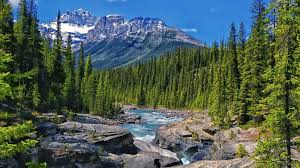
#> input picture hw/hw1/images/mountain.jpg, 300 x 168 px
$ jupyter execute --allow-errors hw1_start.ipynb
#> lines starting #> are read from the running program, lines starting #| are printed output that depends on the picture; long printed decimals are rounded
## Homework 1 Solutions
### CSCI 4270 / 6270
### Due: January 19, 2024

[cell 1]
import cv2
import numpy as np
from matplotlib import pyplot as plt
import math

[cell 2]
def read_image(image_filepath: str, convert_to_grayscale:bool=False) -> np.ndarray | None:
  """
  Given an images filepath, image_filepath, read in the image as provided or convert to grayscale iff convert_to_grayscale is True

  Args:
    image_filepath (str): Relative filepath to specified image
    convert_to_grayscale (booL) = False: When True, converts given image to grayscale

  Returns:
    np.array | None -> Provides image in matrix form, otherwise is None if an error occured
  """
  image: np.ndarray | None = cv2.imread(image_filepath)
  if (image is None): return None
  if (convert_to_grayscale): image = cv2.cvtColor(image, cv2.COLOR_RGB2GRAY)
  image = cv2.cvtColor(image, cv2.COLOR_BGR2RGB)
  return image

def display_image(image: np.ndarray) -> None:
  """
  Shows provided image, as is, without any axes

  Args:
    image (np.ndarray): Image to display
  """
  plt.figure()
  print(image.shape)
  plt.axis("off")
  plt.imshow(image)
  plt.show()

### Image Reading Test

[cell 3]
mountain_filepath: str = './images/mountain.jpg'
mountain_image: np.ndarray = read_image(image_filepath=mountain_filepath)
#> in read_image, image is the input picture: shape (168, 300, 3); mean B, G, R 87.4, 95.8, 79
display_image(image=mountain_image)
#| (168, 300, 3)
mountain_image_grayscaled: np.ndarray = read_image(image_filepath=mountain_filepath, convert_to_grayscale=True)
display_image(image=mountain_image_grayscaled)
#| (168, 300, 3)
print(mountain_image.shape)
#| (168, 300, 3)
# print(mountain_image)

## Problem 1

[cell 4]
def center_crop_image_to_square(image: np.ndarray) -> np.ndarray:
  """
  Given {image}, we crop along the larger dimension and use the difference of the dimensions // 2 and remove that amount from both ends of the dimension. Resulting in a cropped image, shaped as a square

  Args:
    image (np.ndarray): Image to be cropped

  Returns:
    np.ndarray -> given image centered cropped into a aquare
  """
  y_max, x_max, _= image.shape
  dim_difference: int = y_max - x_max
  cropped_image: np.ndarray

  if (dim_difference > 0): # Crop along y dimension
    cropped_image = image[dim_difference // 2:y_max - (dim_difference // 2),:,:]
  else: # Crop along x dimension
    dim_difference = np.abs(dim_difference)
    cropped_image = image[:,dim_difference // 2:x_max - (dim_difference // 2),:]
  return cropped_image


def resize_image(image: np.ndarray, shape: tuple[int]) -> np.ndarray:
  """
  Resizes given {image} into {shape}

  Args:
    image (np.ndarray): Image to be resized
    shape (tuple[int]): New shape for image

  Returns:
    np.ndarray -> {image} with shape {shape}
  """
  return cv2.resize(src=image, dsize=shape)


def rotate_image(image: np.ndarray, angle: int = 90):
  """
  Takes given {image} and rotates it {angle} degrees

  Args:
    image (np.ndarray): Image to be rotated
    angle (int): Angle for given image to be rotated
      Options: -90,90,180,270

  Returns:
    np.ndarray -> image rotated {angle} degrees clockwise
  """
  rotated_image: np.ndarray
  if (angle == 90): rotated_image = np.transpose(image, (1,0,2))[:,::-1,:]
  elif (angle == 180): rotated_image = image[::-1,:,:]
  elif (angle == 270 or angle == -90): rotated_image = np.transpose(image, (1,0,2))[::-1,:,:]
  else:
    print("Angle not supported, output is original image")
    rotated_image = image
  return rotated_image


def create_checkerboard_image(image: np.ndarray, n: int) -> np.ndarray:
  """
  Creates a checkboard of {image} repeated n times using np.tile()

  Args:
    image (np.ndarray): Image to be repeated
    n (int): How many times to repeat image

  Returns:
    np.ndarray -> image repeated n times in checkerboard pattern
  """
  return np.tile(image, (n,n,1))

[cell 5]
mountain_image_cropped: np.ndarray = center_crop_image_to_square(image=mountain_image)
mountain_image_rs: np.ndarray = resize_image(image=mountain_image_cropped, shape=(100,100))
print(mountain_image_rs.shape)
#| (100, 100, 3)

display_image(image=rotate_image(image=mountain_image_rs))
#| (100, 100, 3)
display_image(image=rotate_image(image=mountain_image_rs, angle=180))
#| (100, 100, 3)
display_image(image=rotate_image(image=mountain_image_rs, angle=270))
#| (100, 100, 3)
display_image(image=create_checkerboard_image(image=mountain_image_rs, n=2))
#| (200, 200, 3)

a,b,c,d = mountain_image_rs, rotate_image(image=mountain_image_rs), rotate_image(image=mountain_image_rs, angle=270), rotate_image(image=mountain_image_rs, angle=180)
top = np.concatenate((a,b), axis=1)
bot = np.concatenate((c,d), axis=1)
grid_image: np.ndarray = np.concatenate((top, bot), axis=0)

display_image(image=grid_image)
#| (200, 200, 3)

[cell 6]
eagle_image: np.ndarray = read_image(image_filepath='./images/eagle.jpg')
#> call 3 of read_image, with image_filepath = './images/eagle.jpg', convert_to_grayscale = False
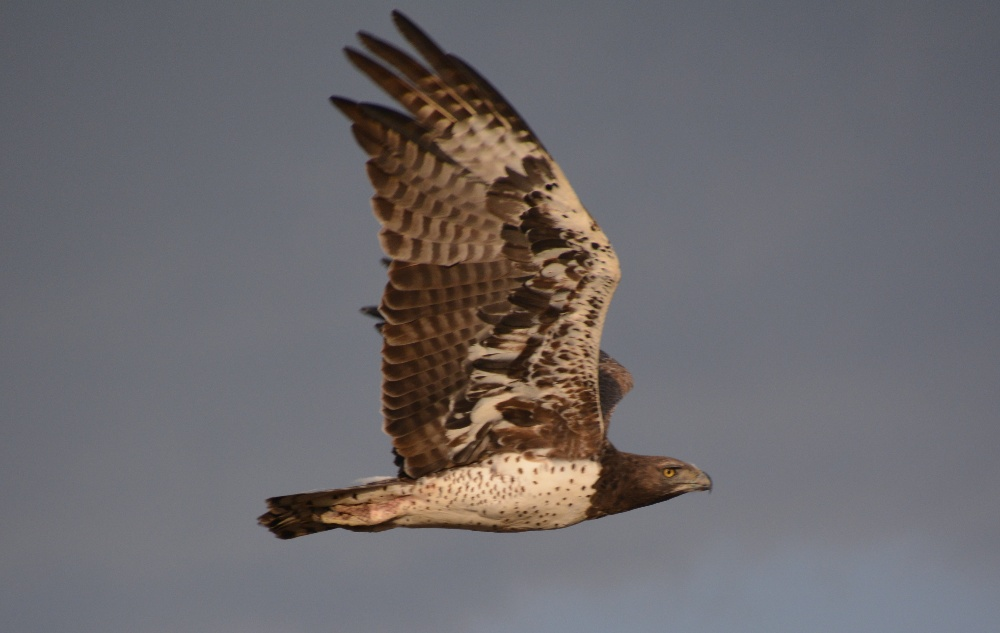
#> input picture hw/hw1/images/eagle.jpg, 1000 x 633 px
#> in read_image, image is the input picture: shape (633, 1000, 3); mean B, G, R 108, 105.2, 108.3
eagle_image_cropped: np.ndarray = center_crop_image_to_square(image=eagle_image)
eagle_image_rs: np.ndarray = resize_image(image=eagle_image_cropped, shape=(100,100))
print(eagle_image_rs.shape)
#| (100, 100, 3)

display_image(image=eagle_image)
#| (633, 1000, 3)
display_image(image=rotate_image(image=eagle_image_rs))
#| (100, 100, 3)
display_image(image=rotate_image(image=eagle_image_rs, angle=180))
#| (100, 100, 3)
display_image(image=rotate_image(image=eagle_image_rs, angle=270))
#| (100, 100, 3)
display_image(image=create_checkerboard_image(image=eagle_image_rs, n=2))
#| (200, 200, 3)

a,b,c,d = eagle_image_rs, rotate_image(image=eagle_image_rs), rotate_image(image=eagle_image_rs, angle=270), rotate_image(image=eagle_image_rs, angle=180)
top = np.concatenate((a,b), axis=1)
bot = np.concatenate((c,d), axis=1)
grid_image: np.ndarray = np.concatenate((top, bot), axis=0)

display_image(image=grid_image)
#| (200, 200, 3)

[cell 7]
def p1_checker(image_filepath:str , m: int, n: int) -> tuple[np.ndarray, tuple[int]]:
  """
  Takes in an image, image_filepath, and creates a checkerboard pattern with four quadrants:
    - Q1: Scales image by 2, stretching image call it im'
    - Q2: im' rotated clockwise 90deg
    - Q3: im' rotated counterclockwise 90deg
    - Q4: im' upside down or reflected across x-axis

  Args:
    image_filepath (str): Relative path to given image for processing
    m (int): Scaling factor
    n (int): Scaling factor

  Returns:
    tuple[np.ndarray,tuple[int]] -> checkerboard image and d-dimensional tuple representing the shape of the image
  """
  image: np.ndarray = read_image(image_filepath=image_filepath)
  cropped_image: np.ndarray = center_crop_image_to_square(image=image)
  cropped_image_rs: np.ndarray = resize_image(image=cropped_image, shape= (m,m))

  image_cw: np.ndarray = rotate_image(image=cropped_image_rs)
  image_ud: np.ndarray = rotate_image(image=cropped_image_rs, angle=180)
  image_ccw: np.ndarray = rotate_image(image=cropped_image_rs, angle=270)

  top_row: np.ndarray = np.concatenate((cropped_image_rs, image_cw), axis=1)
  bottom_row: np.ndarray = np.concatenate((image_ccw, image_ud), axis=1)
  grid_image: np.ndarray = np.concatenate((top_row, bottom_row), axis=0)
  checkerboard_image: np.ndarray = create_checkerboard_image(image=grid_image, n=n)

  print(f"Final shape is {checkerboard_image.shape}")
  display_image(image=checkerboard_image)

  return checkerboard_image, checkerboard_image.shape

[cell 8]
# Output
p1_checker('./images/mountain.jpg',100,2)
#> call 3 of create_checkerboard_image, with n = 2
#> in create_checkerboard_image (call 3), `return np.tile(image, (n,n,1))`:
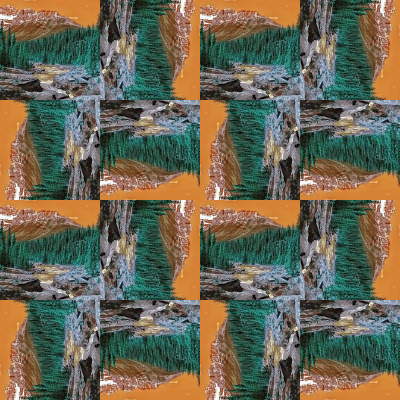
#> returned value: shape (400, 400, 3); mean of channels 0, 1, 2 83.7, 102.9, 107.2; drawn as B, G, R
#| Final shape is (400, 400, 3)
#| (400, 400, 3)

[cell 9]
fn = './images/mountain.jpg'
#> fn = './images/mountain.jpg'
m = 100
n = 2

p1_checker(fn, m, n)
#| Final shape is (400, 400, 3)
#| (400, 400, 3)

[cell 10]
fn = './images/eagle.jpg'
m = 64
n = 8

p1_checker(fn, m, n)
#> call 3 of p1_checker, with image_filepath = './images/eagle.jpg', m = 64, n = 8
#> in p1_checker (call 3), `bottom_row: np.ndarray = np.concatenate((image_ccw, image_ud), axis=1)`:
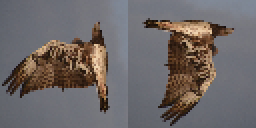
#> bottom_row: shape (64, 128, 3) (shown 2 times larger); mean R, G, B 109.6, 103.5, 103.3
#> in p1_checker (call 3), `grid_image: np.ndarray = np.concatenate((top_row, bottom_row), axis=0)`:
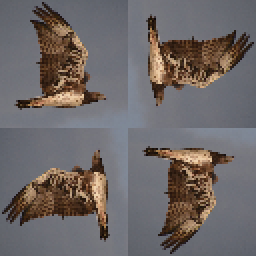
#> grid_image: shape (128, 128, 3) (shown 2 times larger); mean R, G, B 109.6, 103.5, 103.3
#> in create_checkerboard_image (call 5), `return np.tile(image, (n,n,1))`:
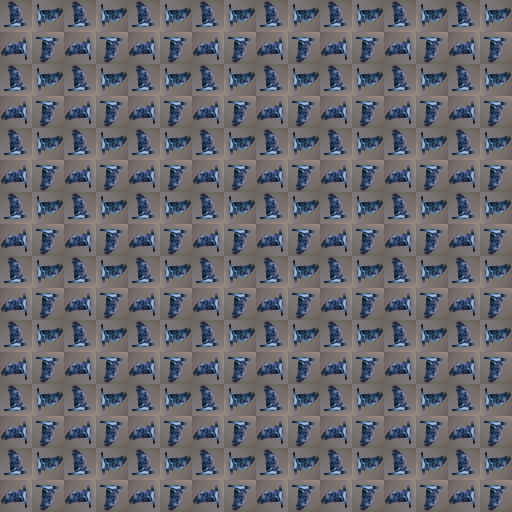
#> returned value: shape (1024, 1024, 3) (shown at 1/2 size); mean of channels 0, 1, 2 109.6, 103.5, 103.3; drawn as B, G, R
#| Final shape is (1024, 1024, 3)
#| (1024, 1024, 3)

## Problem 2

[cell 11]
def calculate_max_distance_from_coordinates(image: np.ndarray, coordinates: tuple[int]) -> float:
  """
  Given some coordinates, finds the largest distance from said coordinates

  Args:
    image (np.ndarray): Image the calculation will be calculated wrt
    coordinates (tuple[int]): Row and column indices of a coordinate

  Returns:
    float -> maximum distance from/to {coordinates}
  """
  M, N, _ = image.shape
  r0, c0 = coordinates
  return np.sqrt((max(r0, M - 1 - r0)) ** 2 + (max(c0, N - 1 - c0)) ** 2)

def calculate_distance_matrix(image: np.ndarray, coordinates: tuple[int]) -> np.ndarray:
  """
  Calcualtes the distance of each pixel from {coordinates}

  Args:
    image (np.ndarray): Image the calculation will be calculated wrt
    coordinates (tuple[int]): Row and column indices of a coordinate

  Returns:
    np.ndarray -> Distance matrix, D, such that each element is the distance that pixel is from {coordinates}
  """

  M, N, _ = image.shape
  i: np.ndarray = np.arange(M).reshape(M,1)
  j: np.ndarray = np.arange(N).reshape(1,N)

  row_difference: np.ndarray = i - coordinates[0]
  col_difference: np.ndarray = j - coordinates[1]

  D: np.ndarray = np.sqrt(row_difference ** 2 + col_difference ** 2)
  return D

def calculate_weight_matrix(D: np.ndarray, max_distance: float) -> np.ndarray:
  """
  Calculates the weights necessary for each pixel based on their distance from some coordinates

  Args:
    D (np.ndarray): Distance of each pixel from each coordinate
    max_distance (float): Max distance any pixel could be from the aforementioned coordinates

  Returns:
    np.ndarray -> Weight matrix wrt distance matrix, D
  """

  return 1 - np.sqrt(D / max_distance)

def apply_vignette_to_image(image: np.ndarray, W: np.ndarray) -> np.ndarray:
  """
  Performs vignetting to given image using weight matrix, W, calculated from pixel distances from a given coordinate

  Args:
    image (np.ndarray): Image to apply vignetting effect to
    W (np.ndarray): Weight matrix

  Returns:
    np.ndarray -> vignetted image
  """
  _,_, C = image.shape
  W = np.repeat(np.expand_dims(W, axis=2), C, axis=2)
  vignette_image: np.ndarray = W * image
  return vignette_image.astype(np.uint8)

[cell 12]
d_m: float = calculate_max_distance_from_coordinates(image=mountain_image, coordinates=(100, 200))
#> d_m = 223.6
print(d_m)
#| 223.607
D: np.ndarray = calculate_distance_matrix(image=mountain_image, coordinates=(100,200))
print(D)
#> (printed output is left out)
print(D.shape)
#| (168, 300)
W: np.ndarray = calculate_weight_matrix(D=D, max_distance=d_m)
print(f"W[42,75] = {W[42,75]}")
#| W[42,75] = 0.215
print(f"W[42,75] = {W[42,225]}")
#| W[42,75] = 0.4685
print(f"W[42,75] = {W[126,75]}")
#| W[42,75] = 0.2444
print(f"W[42,75] = {W[126,225]}")
#| W[42,75] = 0.5984
vignette_image: np.ndarray = apply_vignette_to_image(image=mountain_image, W=W)
#> in apply_vignette_to_image, `vignette_image: np.ndarray = W * image`:
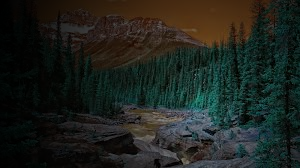
#> vignette_image: shape (168, 300, 3) float64; mean of channels 0, 1, 2 30.1, 35.2, 30.7; drawn as B, G, R
display_image(image=vignette_image)
#| (168, 300, 3)

[cell 13]
def p2_vignette(image_filepath: str, row_coord: int, col_coord: int) -> np.ndarray:
  """
  Applies vignetting to image found at {image_foundpath} by calculating the weight matrix w.r.t ({row_coord}, {col_coord})

  Args:
    image_filepath (str): Directory and filename of the image to be vignetted
    row_coord (int): x of coordinates where distances will be calculated from
    col_coord (int): y of coordinates where distances will be calculated from

  Returns:
    np.ndarray -> vignetted image
  """
  image: np.ndarray = read_image(image_filepath=image_filepath)
  M, N, _ = image.shape
  d_m: float = calculate_max_distance_from_coordinates(image=image, coordinates=(row_coord, col_coord))
  D: np.ndarray = calculate_distance_matrix(image=image, coordinates=(row_coord, col_coord))
  W: np.ndarray = calculate_weight_matrix(D=D, max_distance=d_m)
  vignette_image: np.ndarray = apply_vignette_to_image(image=image, W=W)

  print(f"d_m = {d_m:.1f}")

  display_coords: list[tuple[int]] = [(M // 4, N // 4), (M // 4, ((3 * N) // 4)), (3 * M // 4, (N // 4)), (3 * M // 4, (3 * N // 4))]
  display_matrices: list[tuple[str, np.ndarray]] = [("W", W), ("I", vignette_image)]
  for display_matrix in display_matrices:
    letter, matrix = display_matrix
    for coord in display_coords:
      if (letter == "W"):
        print(f"{letter}[{coord[0]}, {coord[1]}] = {matrix[coord]:.2f}")
        continue
      print(f"{letter}[{coord[0]}, {coord[1]}] = {matrix[coord]}")
  display_image(image=vignette_image)

[cell 14]
fn = "./images/mountain.jpg"
r0 = 100
c0 = 200

p2_vignette(fn, r0, c0)
#| d_m = 223.6
#> the loop in p2_vignette, `for display_matrix in display_matrices:` made 2 passes
#> letter on passes 1 to 2: 'W', 'I'
#| W[42, 75] = 0.21
#| W[42, 225] = 0.47
#| W[126, 75] = 0.24
#| W[126, 225] = 0.60
#| I[42, 75] = [12 17 34]
#| I[42, 225] = [32 56 79]
#| I[126, 75] = [27 26 21]
#| I[126, 225] = [74 81 41]
#| (168, 300, 3)

[cell 15]
fn = "./images/skyline.jpg"
r0 = 130
c0 = 250

p2_vignette(fn, r0, c0)
#> call 2 of p2_vignette, with image_filepath = './images/skyline.jpg', row_coord = 130, col_coord = 250
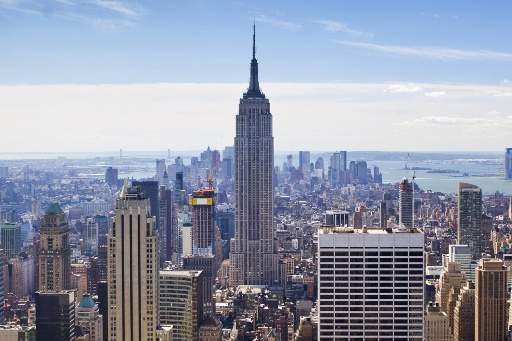
#> input picture hw/hw1/images/skyline.jpg, 512 x 341 px
#> in read_image, image is the input picture: shape (341, 512, 3); mean B, G, R 170.6, 153, 146.2
#> in p2_vignette (call 2), `d_m: float = calculate_max_distance_from_coordinates(image=image, coor..`: d_m = 335
#> in p2_vignette (call 2), `D: np.ndarray = calculate_distance_matrix(image=image, coordinates=(ro..`:
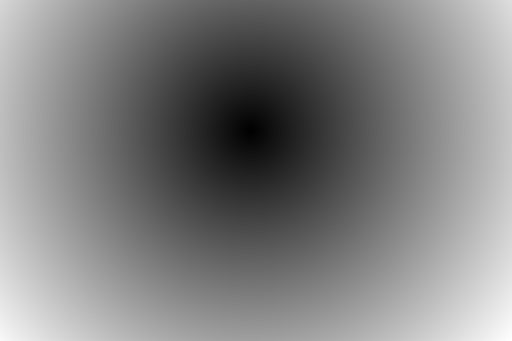
#> D: shape (341, 512) float64; min 0, max 335, mean 169; drawn with min black and max white
#> call 3 of calculate_weight_matrix, with max_distance = 335
#> in calculate_weight_matrix (call 3), `return 1 - np.sqrt(D / max_distance)`:
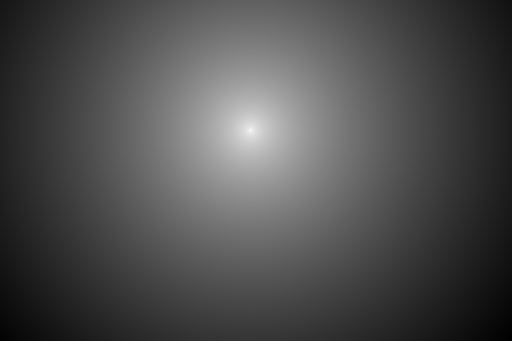
#> returned value: shape (341, 512) float64; min 0, max 1, mean 0.307
#> in apply_vignette_to_image (call 3), `vignette_image: np.ndarray = W * image`:
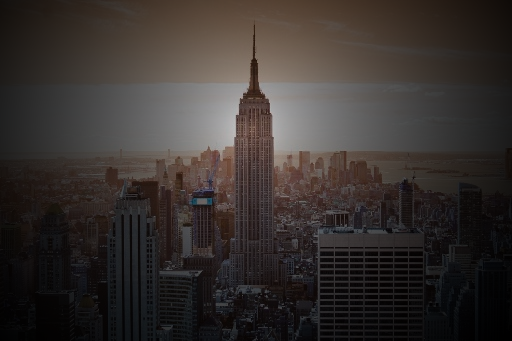
#> vignette_image: shape (341, 512, 3) float64; mean of channels 0, 1, 2 47.2, 49.6, 55.5; drawn as B, G, R
#| d_m = 335.0
#> the loop in p2_vignette (call 2), `for display_matrix in display_matrices:` made 2 passes
#| W[85, 128] = 0.38
#| W[85, 384] = 0.35
#| W[255, 128] = 0.28
#| W[255, 384] = 0.26
#| I[85, 128] = [86 87 88]
#| I[85, 384] = [82 82 83]
#| I[255, 128] = [41 39 36]
#| I[255, 384] = [3 3 6]
#| (341, 512, 3)

## Problem 3

[cell 16]
def compute_scale_factors(image: np.ndarray, m: int, n: int) -> tuple[float]:
  """
  Calculates the scale factors of the {image} w.r.t {m} and {n}

  Args:
    image (np.ndarray): Image to generate scale factor from
    m (int): number of rows in the downsized image
    n (int): number of cols in the downsized image

  Returns:
    tuple[float] -> scale factors in both the row & col dimensions
  """
  M, N, _ = image.shape
  return M / m, N / n

def create_downsized_image(image: np.ndarray, block_size: int, downsized_image_shape: tuple[int]) -> np.ndarray:
  """
  Given an image, {image}, generate a downsized image of size {downsized_image_shape} by averaging pixel intensities across a block_size x block_size region

  Args:
    image (np.ndarray): Image to be downsized
    block_size (int): Dimensions of regions of pixels that correspond to the downsized images pixel at some (i,j)
    downsized_image_shape (tuple[int]): Dimensions of downsized image

  Returns:
    np.ndarray -> downsized image
  """
  # ADD channel dimension (shape) to end of downsize_image_shape before function
  # *********************************
  M, N, _ = image.shape
  s_m, s_n = compute_scale_factors(image=image, m=downsized_image_shape[0], n=downsized_image_shape[1])
  block_row_size, block_col_size = round(s_m), round(s_n)
  num_block_rows, num_block_cols = M // block_row_size, N // block_col_size # Number of blocks in each row or each column
  downsized_image: np.ndarray = np.zeros(shape=(downsized_image_shape[0] * block_size, downsized_image_shape[1] * block_size, downsized_image_shape[2]))
  block_region: np.ndarray # Matrix of pixels for a given location on the image
  current_row_start, current_col_start = 0,0 # Pointers for where slicing should start
  current_row_end: int = current_row_start + block_row_size
  current_col_end: int

  for i in range(0,num_block_rows):
    for j in range(0,num_block_cols):
      current_col_end = current_col_start + block_col_size
      block_region = image[current_row_start:current_row_end, current_col_start:current_col_end,::]
      if not len(block_region):
        print(f"row start: {current_row_start}")
        print(f"row end: {current_row_end}")
        print(f"col start: {current_col_start}")
        print(f"col end: {current_col_end}")

      # print(f"Block Region: {block_region}")
      downsized_image[i,j] = block_region.mean() # Assign pixels average intensity of given block to downsized image
      current_col_start = current_col_end
    current_row_start = current_row_end # Given a new row of blocks, start from this blocks first row
    current_row_end += block_row_size
    current_col_start = 0 # Given a new row of blocks, start from this blocks first column

  downsized_image = downsized_image.astype(np.uint8)
  print(downsized_image[370,200,])
  print(downsized_image[270,180,])
  print(downsized_image.shape)
  return downsized_image

[cell 17]
abe_linc: np.ndarray = read_image(image_filepath="./images/lincoln1.jpg", convert_to_grayscale=True)
b = 15
m = 25
n = 18

#> (the rest of this cell did not finish here and is left out)

display_image(image=downsized_image)

[cell 18]
def p3_block(image_filepath: str, m: int, n: int, b: int) -> np.ndarray:
  image: np.ndarray = read_image(image_filepath=image_filepath, convert_to_grayscale=True)
  _, _, C = image.shape
  downsized_image_shape: tuple[int] = (m,n,C)

[cell 19]
fname = "./images/lincoln1.jpg"
m = 25
n = 18
b = 15

#> (the rest of this cell did not finish here and is left out)


[cell 20]
fname = "./images/ginsburg.jpg"
m = 30
n = 16
b = 14

#> (the rest of this cell did not finish here and is left out)
